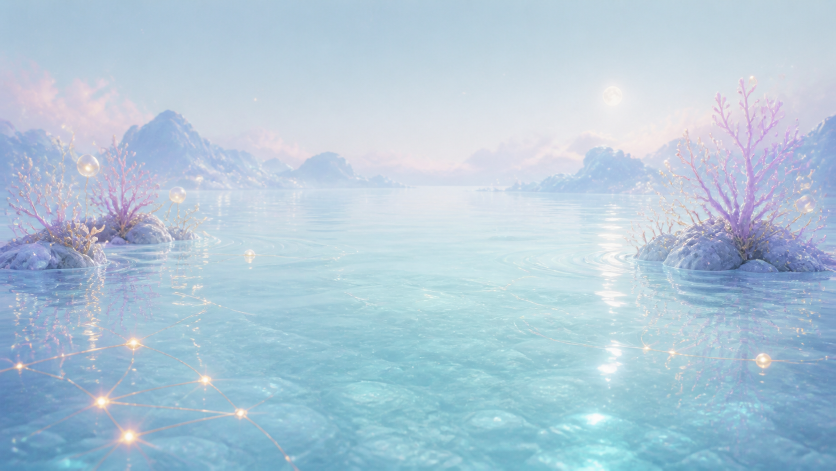
#> input picture docs/art-concepts/luminous-star-tide-habitat-v1.png, 1672 x 941 px (shown at 1/2 size)
$ python build-luminous-habitat.py
#> lines starting #> are read from the running program, lines starting #| are printed output that depends on the picture
"""Optimize the approved 星潮棲境 background for the PWA."""

from pathlib import Path

from PIL import Image, ImageOps


ROOT = Path(__file__).resolve().parents[1]
SOURCE = ROOT / "docs" / "art-concepts" / "luminous-star-tide-habitat-v1.png"
OUTPUT = ROOT / "public" / "art" / "growth" / "luminous-habitat-star-tide.webp"


def main() -> None:
    OUTPUT.parent.mkdir(parents=True, exist_ok=True)
    with Image.open(SOURCE) as image:
#> image is the input picture: PIL image 1672x941 RGB; mean R, G, B 177.2, 200.6, 217.2
        optimized = ImageOps.fit(image.convert("RGB"), (1280, 720), method=Image.Resampling.LANCZOS)
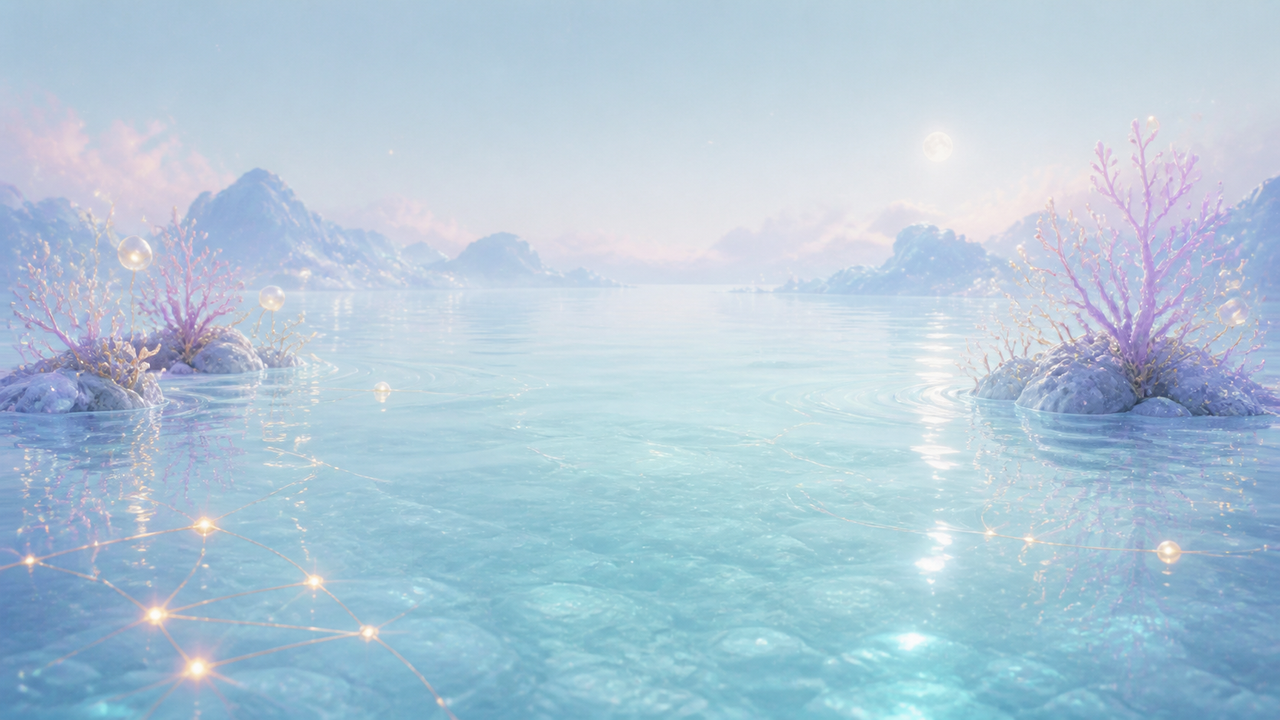
#> optimized: PIL image 1280x720 RGB; mean R, G, B 177.2, 200.6, 217.2
        optimized.save(OUTPUT, "WEBP", quality=86, method=6)


if __name__ == "__main__":
    main()

$ run again, with docs/art-concepts/companion-ip-b-luminous-tide-v1.png copied over docs/art-concepts/luminous-star-tide-habitat-v1.png
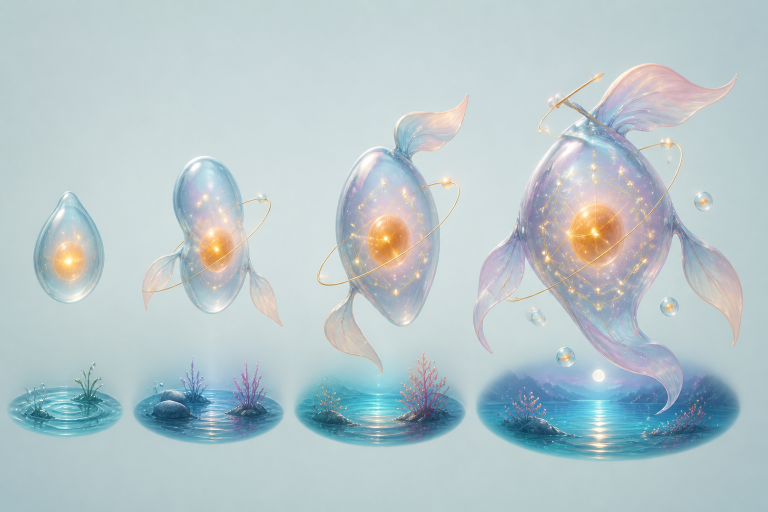
#> input picture docs/art-concepts/companion-ip-b-luminous-tide-v1.png, 1536 x 1024 px (shown at 1/2 size)
#> in main, image is the input picture: PIL image 1536x1024 RGB; mean R, G, B 182.9, 199.3, 203
#> in main, `optimized = ImageOps.fit(image.convert("RGB"), (1280, 720), method=Ima..`:
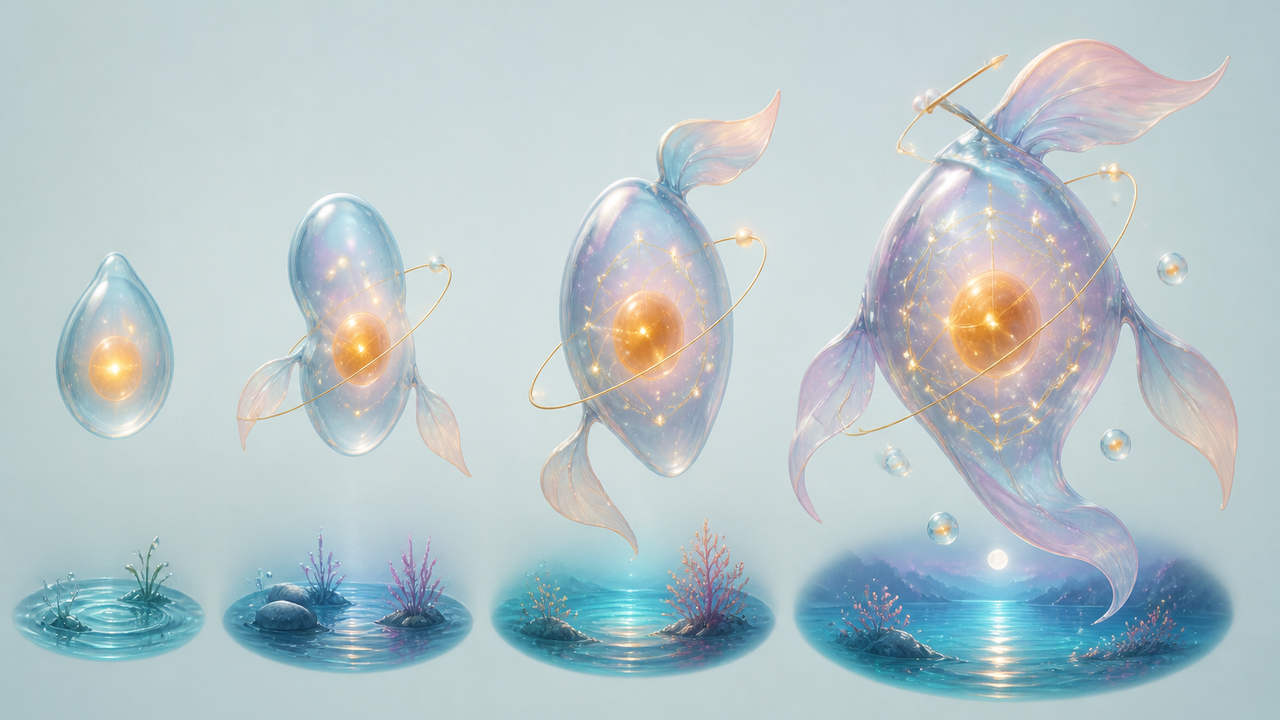
#> optimized: PIL image 1280x720 RGB; mean R, G, B 182.2, 198.2, 202.2

$ run again, with docs/art-concepts/companion-ip-c-wandering-isle-v1.png copied over docs/art-concepts/luminous-star-tide-habitat-v1.png
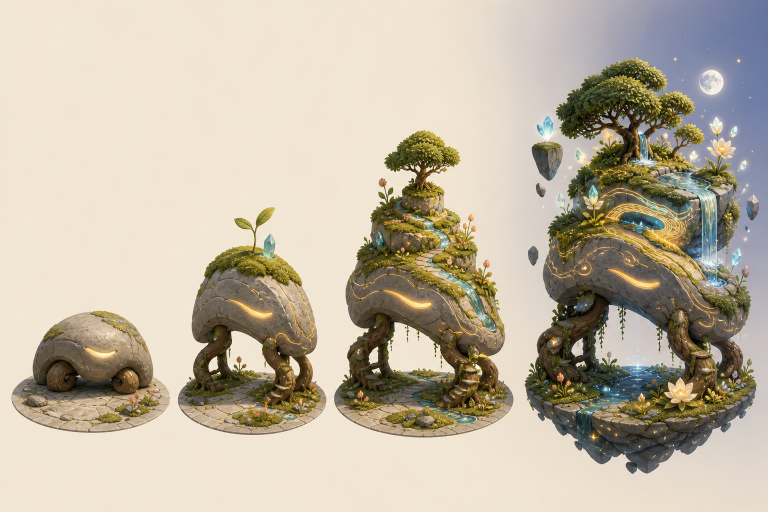
#> input picture docs/art-concepts/companion-ip-c-wandering-isle-v1.png, 1536 x 1024 px (shown at 1/2 size)
#> in main, image is the input picture: PIL image 1536x1024 RGB; mean R, G, B 190.7, 180.3, 161.8
#> in main, `optimized = ImageOps.fit(image.convert("RGB"), (1280, 720), method=Ima..`:
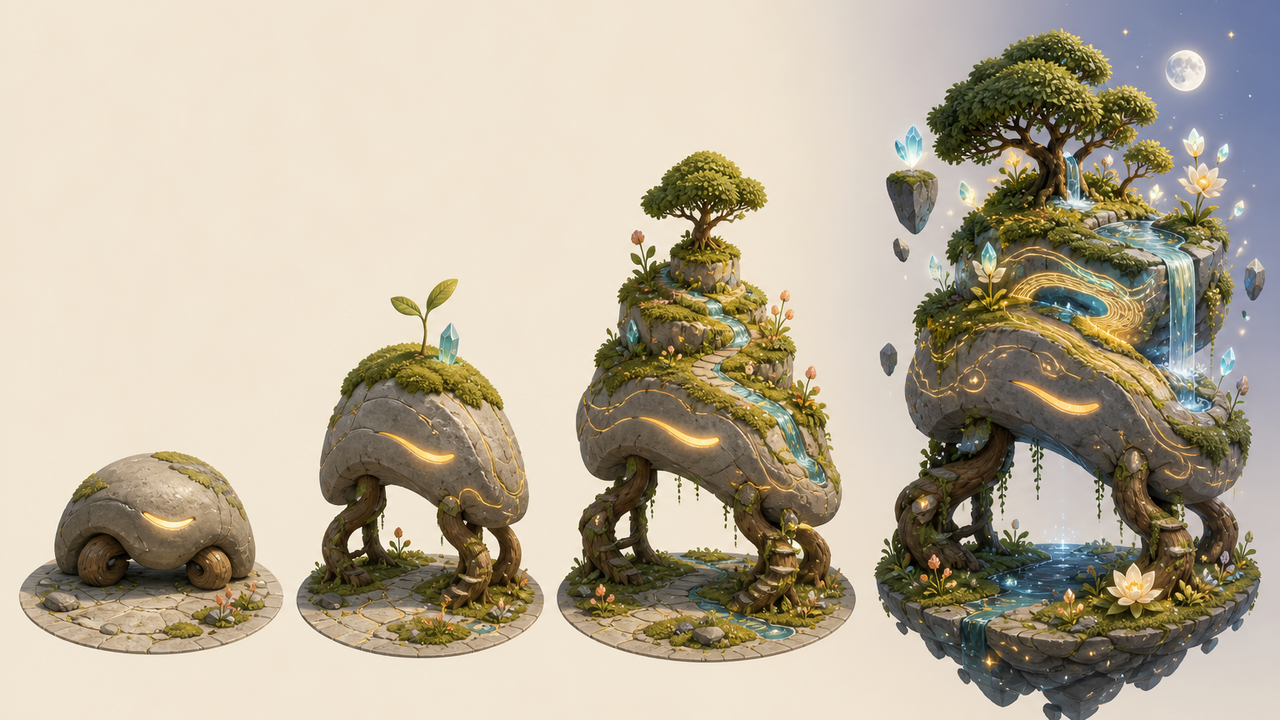
#> optimized: PIL image 1280x720 RGB; mean R, G, B 184.1, 173.7, 153.8
